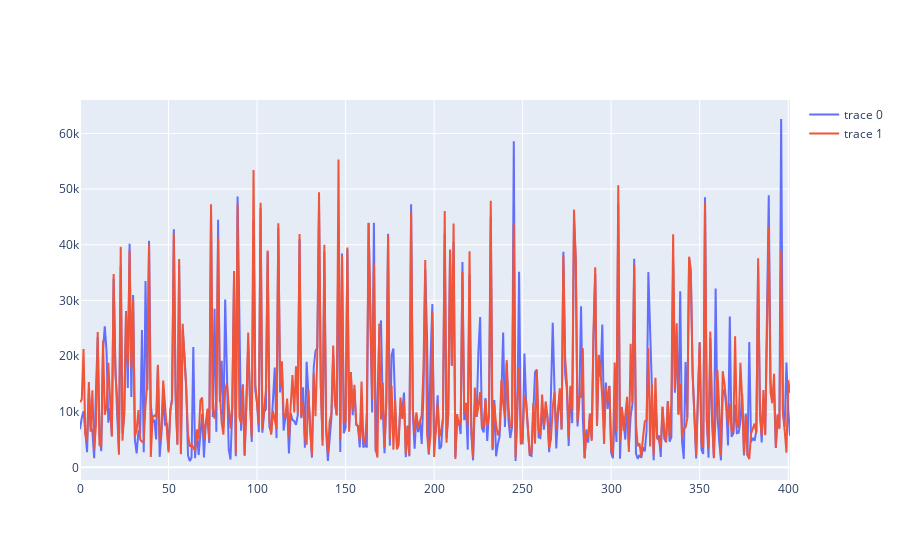

Notebook cell for this chart:
### Markdown cell above
### Plot do modelo de floresta aleatoria otimizado com o grid search

### Code cell
import plotly.graph_objects as go
fig = go.Figure(data=[go.Scatter(y=y_test.values),
                     go.Scatter(y=final_model_predicts)])
fig.show()
# linhas azuis sao os valores reais
# linhas vermelhas sao os chutes do meu modelo

### Figure 1 — Plotly figure (JSON) as saved in the notebook; plotly's stock layout.template omitted (floating-point values rounded to 4 significant figures; data arrays with more than 128 entries replaced by an {"elided": "..."} marker saying what was removed)
{"data": [{"type": "scatter", "y": {"elided": "402 float values"}}, {"type": "scatter", "y": {"elided": "402 float values"}}], "layout": {}}
